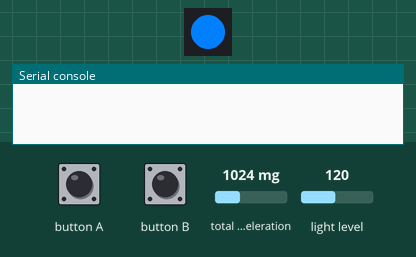
Bench run of a program on a simulated Calliope mini (MakeCode). Parts: 1 RGB LEDs in strip order, left to right, the last lines printed to the serial console. The inputs (shaded band) are chosen by the test bench; at power-on: light level 120, total acceleration 1024 mg.

Above: at 1.2 s.
1.3 s: button A pressed for 0.15 s
At 2.6 s:
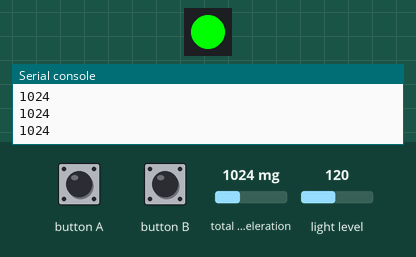
2.9 s: light level set to 5
At 3.7 s:
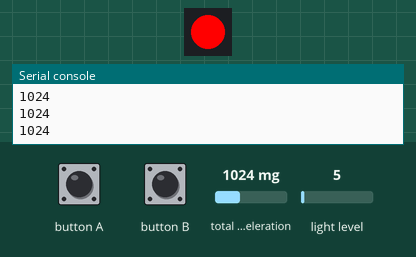
4.4 s: button B pressed for 0.15 s
At 6.0 s:
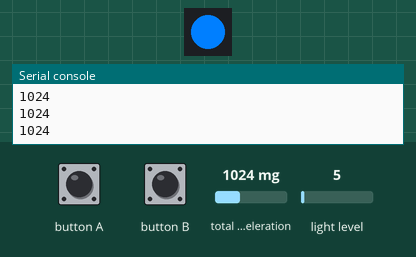
Timing chart, 0 to 7.5 s (numbered marks = the images above; inputs shaded):
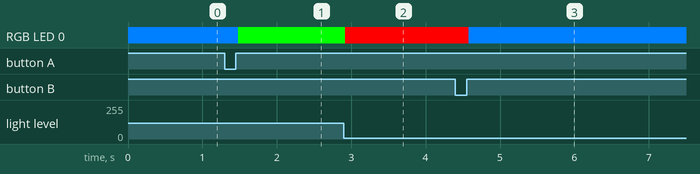

Measured:
- after the input at 1.3 s, RGB LED 0: RGB(0, 127, 255) → RGB(0, 255, 0) after 0.18 s
- after the input at 2.9 s, RGB LED 0: RGB(0, 255, 0) → RGB(255, 0, 0) at once
- after the input at 4.4 s, RGB LED 0: RGB(255, 0, 0) → RGB(0, 127, 255) after 0.18 s

The program:

main.ts
```typescript
input.onButtonEvent(Button.A, input.buttonEventClick(), function () {
    Eingeschaltet = true
})
input.onButtonEvent(Button.B, input.buttonEventClick(), function () {
    Eingeschaltet = false
})
let Alarm = false
let Bewegung = 0
let Licht = 0
let Eingeschaltet = false
let EmpfindlichkeitLicht = 120
let EmpfindlichkeitBewegung = 1024
Eingeschaltet = false
let Debug = true
if (Debug) {
    serial.redirectToUSB()
}
basic.forever(function () {
    if (Eingeschaltet) {
        basic.pause(10)
        Licht = input.lightLevel()
        basic.pause(10)
        Bewegung = input.acceleration(Dimension.Strength)
        if (Debug) {
            serial.writeNumber(Bewegung)
            serial.writeLine("")
        }
        if (Licht < EmpfindlichkeitLicht && Bewegung >= EmpfindlichkeitBewegung) {
            Alarm = true
        }
        if (Alarm) {
            basic.setLedColor(0xff0000)
        } else {
            basic.setLedColor(0x00ff00)
        }
    } else {
        Alarm = false
        basic.setLedColor(0x007fff)
    }
})
```

test.ts
```typescript
// Hier kann man Tests durchführen; diese Datei wird nicht kompiliert, wenn dieses Paket als Erweiterung verwendet wird.
```
